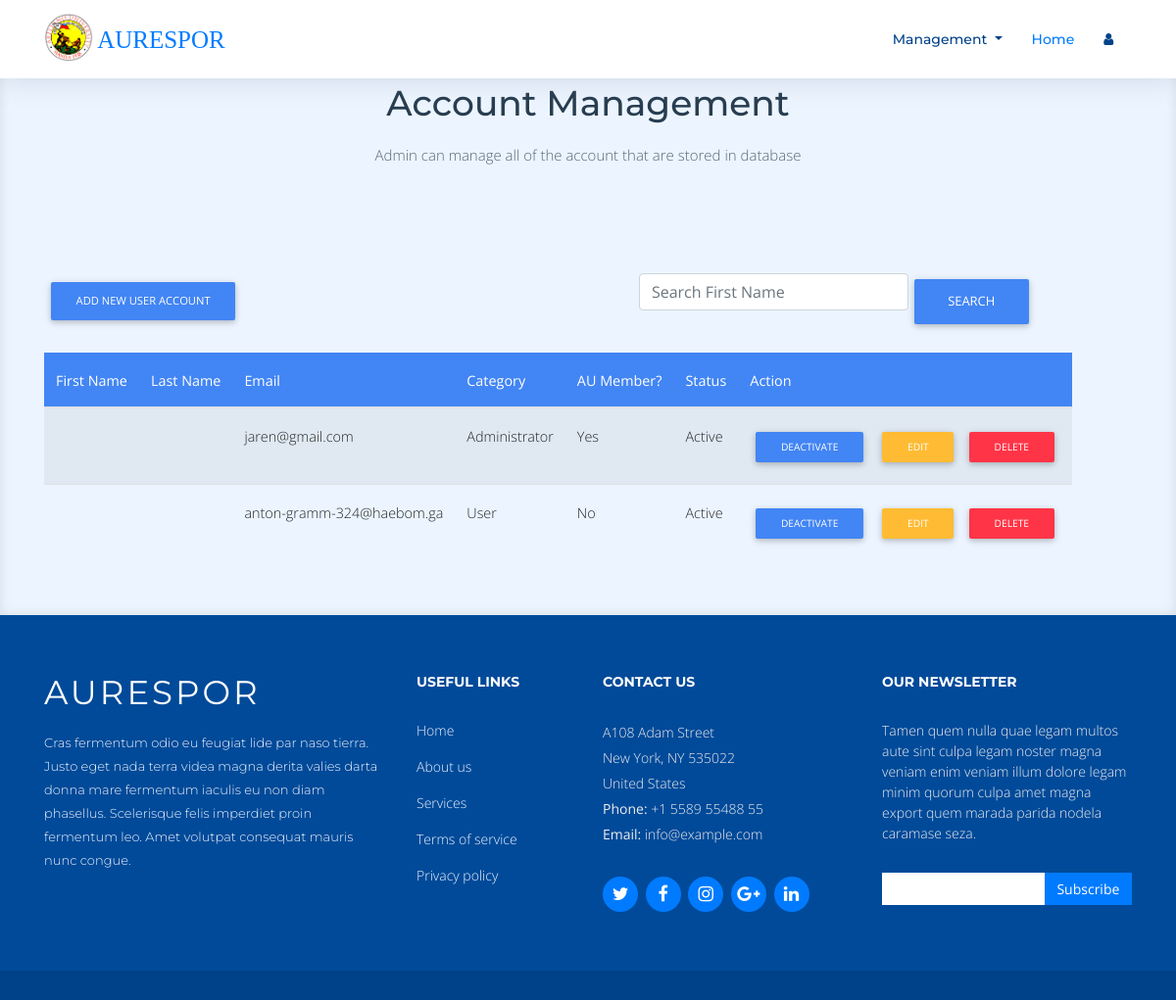
Screenshot of /old/admindashboard.php with the database file from the repository.
### tables this page shows
CREATE TABLE `tblaccount` (
  `id` int(100) NOT NULL,
  `name` varchar(200) NOT NULL,
  `email` varchar(200) NOT NULL,
  `pass` varchar(200) NOT NULL,
  `status` varchar(20) NOT NULL,
  `ucategory` varchar(20) NOT NULL,
  `au_member` varchar(20) NOT NULL,
  `subcribe` varchar(20) NOT NULL,
  `datesub_start` varchar(20) NOT NULL,
  `datesub_end` varchar(20) NOT NULL
);

### old/admindashboard.php (the view, shortened to what this page needs)
<!DOCTYPE html>
<html lang="en">
<head>
  <link rel="stylesheet" href="https://use.fontawesome.com/releases/v5.11.2/css/all.css">
  <link rel="stylesheet" href="css/bootstrap.min.css">
	<link rel="stylesheet" href="css/mdb.min.css">
  <link href="./resource/lib/font-awesome/css/font-awesome.min.css" rel="stylesheet">
  <link href="./resource/lib/animate/animate.min.css" rel="stylesheet">
  <link href="./resource/lib/ionicons/css/ionicons.min.css" rel="stylesheet">
  <link href="./resource/lib/owlcarousel/assets/owl.carousel.min.css" rel="stylesheet">
  <link href="./resource/lib/lightbox/css/lightbox.min.css" rel="stylesheet">
  <link href="./resource/css/style.css" rel="stylesheet">
  <link href="./resource/css/addons.css" rel="stylesheet">
</head>
<body>
  <header id="header" class="fixed-top">
    <div class="container">
      <div class="logo float-left">
        <a href="#intro" class="scrollto"><img src="img/logo.png" alt="" class="img-fluid">&nbsp;<strong>AURESPOR</strong></a>
      </div>
      <nav class="main-nav float-right d-none d-lg-block" >
        <ul>
              <li class="nav-item dropdown">
                <a class="nav-link dropdown-toggle" href="#" id="navbarDropdown" role="button" data-toggle="dropdown" aria-haspopup="true" aria-expanded="false">
                  Management
                </a>
              </li>
              <li class="nav-item active" >
                <a class="nav-link" href="Journal/journal_dashboard.php">Home <span class="sr-only">(current)</span></a>
              </li>
              <li class="nav-item dropdown" >
              <a class="nav-link " href="#" id="navbarDropdown" role="button" data-toggle="dropdown" aria-haspopup="true" aria-expanded="false">
                <i class="fa fa-user"></i>&nbsp;</a>
              </li>
        </ul>
      </nav>
    </div>
  </header>
<br>
  <main id="main">
    <section id="services" class="section-bg">
      <div class="container">
        <header class="section-header">
          <h3>Account Management</h3>
          <p>Admin can manage all of the account that are stored in database</p>
        </header>
        <div class="row">
<section id="account">
<div class="container pt-5" id="accountdiv">
 <?php include ("./accounts/api/action.php");?>
  <table>
    <tr>
      <td>
      <a type="button" class="btn btn-primary btn-md" data-bs-toggle="modal" data-bs-target="#staticBackdrop">
        Add New User Account</a>
      </td>
      <td>
        <div class="input-group" style="margin: 0 0 0 100%;">
          <input type="search" class="form-control rounded" placeholder="Search First Name" aria-label="Search" style="width: 275px;" >
          <button type="button" class="btn btn-primary" id="accountsearch">Search</button>
        </div>
      </td>
      <td>
      </td>
    </tr>
    <tr><td><h4> </h4></td></tr>
  </table>
      <div class="row">
        <div class="col-xl-12 col-lg-12 col-md-12 col-sm-12 col-12 m-auto d-block">
            <table class="table table-striped" id="firstTable">
                <thead class="bg-primary text-white" id="firstThead">
                    <th> First Name </th>
                    <th> Last Name </th>
                    <th> Email </th>
                    <th> Category </th>
                    <th> AU Member? </th>
                    <th> Status</th>
                    <th colspan="3">Action</th>
                </thead>
                <tbody>
                    <?php
                         $sql = "SELECT * FROM tblaccount";
                         $result = mysqli_query($con, $sql);
                         if(mysqli_num_rows($result) > 0) {
                             $account = mysqli_fetch_all($result,MYSQLI_ASSOC);
                             foreach($account as $user) : ?>
                                <tr id="result">
                                    <td><?php echo $user['fname']; ?> </td>
                                    <td><?php echo $user['lname']; ?> </td>
                                    <td><?php echo $user['email']; ?> </td>
                                    <td><?php echo $user['ucategory']; ?> </td>
                                    <td><?php echo $user['au_member']; ?> </td>
                                    <td><?php echo $user['status']; ?> </td>
                                    <td>
                                        <?php
                                          $status = $user['status'];
                                          if($status == "Active")
                                          {
                                            $stat1="Deactivate";
                                          }
                                          elseif($status =="Inactive")
                                          {
                                            $stat1 = "Activate";
                                          }
                                        ?>
                                            <a href="admindashboard.php?status=<?php echo $user['status']?>&id=<?php echo $user['id']?>"><input type="submit" class="btn btn-primary btn-sm" id="btn_edit1" style="padding: left 10px;" value="<?php echo "$stat1" ?>" >&nbsp;</input></a>
                                          <a href="#editaccount"><input type="submit" class="btn btn-warning btn-sm" id="btn_edit" value="Edit" data-bs-toggle="modal" data-bs-target="#editaccount">
                                          </input></a>
                                          <a href="admindashboard.php?delete=<?php echo $user['id'];?>"><input type="submit" class="btn btn-danger btn-sm" id="btn_delete" value="Delete">
                                          </input></a>
                                    </td>
                                </tr>
                          <?php endforeach;
                         }
                    ?>
                </tbody>
            </table>
        </div>
    </div>
</div>
</section><br><br><br><br>
    </section>
  </main>
  <footer id="footer">
    <div class="footer-top">
      <div class="container">
        <div class="row">
          <div class="col-lg-4 col-md-6 footer-info">
            <h3>AURESPOR</h3>
            <p>Cras fermentum odio eu feugiat lide par naso tierra. Justo eget nada terra videa magna derita valies darta donna mare fermentum iaculis eu non diam phasellus. Scelerisque felis imperdiet proin fermentum leo. Amet volutpat consequat mauris nunc congue.</p>
          </div>
          <div class="col-lg-2 col-md-6 footer-links">
            <h4>Useful Links</h4>
            <ul>
              <li><a href="#">Home</a></li>
              <li><a href="#">About us</a></li>
              <li><a href="#">Services</a></li>
              <li><a href="#">Terms of service</a></li>
              <li><a href="#">Privacy policy</a></li>
            </ul>
          </div>
          <div class="col-lg-3 col-md-6 footer-contact">
            <h4>Contact Us</h4>
            <p>
              A108 Adam Street <br>
              New York, NY 535022<br>
              United States <br>
              <b>Phone:</b> +1 5589 55488 55<br>
              <b>Email:</b> info@example.com<br>
            </p>
            <div class="social-links">
              <a href="#" class="twitter"><i class="fa fa-twitter"></i></a>
              <a href="#" class="facebook"><i class="fa fa-facebook"></i></a>
              <a href="#" class="instagram"><i class="fa fa-instagram"></i></a>
              <a href="#" class="google-plus"><i class="fa fa-google-plus"></i></a>
              <a href="#" class="linkedin"><i class="fa fa-linkedin"></i></a>
            </div>
          </div>
          <div class="col-lg-3 col-md-6 footer-newsletter">
            <h4>Our Newsletter</h4>
            <p>Tamen quem nulla quae legam multos aute sint culpa legam noster magna veniam enim veniam illum dolore legam minim quorum culpa amet magna export quem marada parida nodela caramase seza.</p>
            <form action="" method="post">
              <input type="email" name="email"><input type="submit"  value="Subscribe">
            </form>
          </div>
        </div>
      </div>
    </div>
  </footer>
</body>
</html>

### resource/css/style.css (style rules this page uses)
body { background: #fff; color: #444; font-family: "Open Sans", sans-serif; }
strong { font-family: thwack light; font-size: 25px; }
a { color: #007bff; transition: 0.5s; }
p { padding: 0; margin: 0 0 30px 0; }
h1, h2, h3, h4, h5, h6 { font-family: "Montserrat", sans-serif; font-weight: 400; margin: 0 0 20px 0; padding: 0; }
#header { height: 80px; transition: all 0.5s; z-index: 997; transition: all 0.5s; padding: 20px 0; background: #fff; box-shadow: 0px 0px 30px rgba(127, 137, 161, 0.3); }
#header .logo img { padding: 0; max-height: 50px; position: relative; bottom: 7px; }
.main-nav, .main-nav * { margin: 0; padding: 0; list-style: none; }
.main-nav > ul > li { position: relative; white-space: nowrap; float: left; }
.main-nav a { display: block; position: relative; color: #004289; padding: 10px 15px; transition: 0.3s; font-size: 14px; font-family: "Montserrat", sans-serif; font-weight: 500; }
.main-nav a:hover, .main-nav .active > a, .main-nav li:hover > a { color: #007bff; text-decoration: none; }
.mobile-nav { position: fixed; top: 0; bottom: 0; z-index: 9999; overflow-y: auto; left: -260px; width: 260px; padding-top: 18px; background: rgba(19, 39, 57, 0.8); transition: 0.4s; }
.mobile-nav * { margin: 0; padding: 0; list-style: none; }
.mobile-nav a { display: block; position: relative; color: #fff; padding: 10px 20px; font-weight: 500; }
.mobile-nav a:hover, .mobile-nav .active > a, .mobile-nav li:hover > a { color: #74b5fc; text-decoration: none; }
.section-header h3 { font-size: 36px; color: #283d50; text-align: center; font-weight: 500; position: relative; }
.section-header p { text-align: center; margin: auto; font-size: 15px; padding-bottom: 60px; color: #556877; width: 50%; }
.section-bg { background: #ecf5ff; }
#services { padding: 60px 0 40px 0; box-shadow: inset 0px 0px 12px 0px rgba(0, 0, 0, 0.1); }
#footer { background: #00428a; padding: 0 0 30px 0; color: #eee; font-size: 14px; }
#footer .footer-top { background: #004a99; padding: 60px 0 30px 0; }
#footer .footer-top .footer-info { margin-bottom: 30px; }
#footer .footer-top .footer-info h3 { font-size: 34px; margin: 0 0 20px 0; padding: 2px 0 2px 0; line-height: 1; font-family: "Montserrat", sans-serif; color: #fff; font-weight: 400; letter-spacing: 3px; text-transform: uppercase; }
#footer .footer-top .footer-info p { font-size: 13px; line-height: 24px; margin-bottom: 0; font-family: "Montserrat", sans-serif; color: #ecf5ff; }
#footer .footer-top .social-links a { font-size: 18px; display: inline-block; background: #007bff; color: #fff; line-height: 1; padding: 8px 0; margin-right: 4px; border-radius: 50%; text-align: center; width: 36px; height: 36px; transition: 0.3s; }
#footer .footer-top h4 { font-size: 14px; font-weight: bold; color: #fff; text-transform: uppercase; position: relative; padding-bottom: 10px; }
#footer .footer-top .footer-links { margin-bottom: 30px; }
#footer .footer-top .footer-links ul { list-style: none; padding: 0; margin: 0; }
#footer .footer-top .footer-links ul li { padding: 8px 0; }
#footer .footer-top .footer-links ul li:first-child { padding-top: 0; }
#footer .footer-top .footer-links ul a { color: #ecf5ff; }
#footer .footer-top .footer-contact { margin-bottom: 30px; }
#footer .footer-top .footer-contact p { line-height: 26px; }
#footer .footer-top .footer-newsletter { margin-bottom: 30px; }
#footer .footer-top .footer-newsletter input[type="email"] { border: 0; padding: 6px 8px; width: 65%; }
#footer .footer-top .footer-newsletter input[type="submit"] { background: #007bff; border: 0; width: 35%; padding: 6px 0; text-align: center; color: #fff; transition: 0.3s; cursor: pointer; }

### rows the page displays
tblaccount: email "jaren@gmail.com", ucategory "Administrator", au_member "Yes", status "Active", status "Deactivate"
tblaccount: email "anton-gramm-324@haebom.ga", ucategory "User", au_member "No", status "Active", status "Deactivate"
